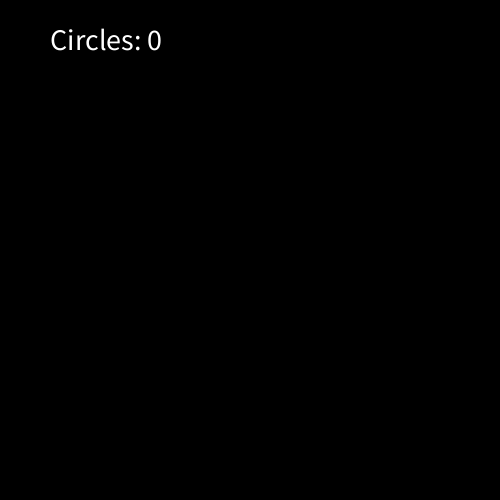
Frame 1 (no input)
Frame 60 (the mouse pressed at the canvas centre just before this capture): identical to frame 1, image omitted
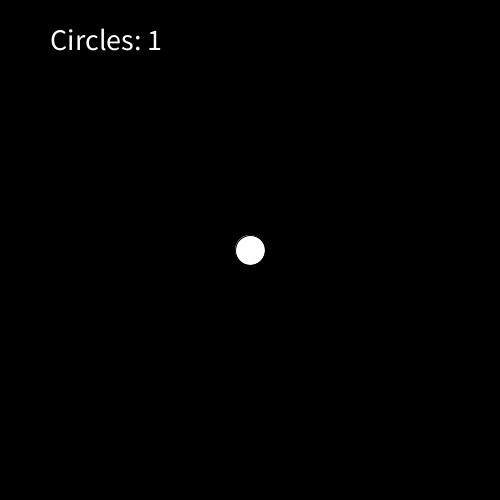
Frame 120 (the mouse held since frame 60 and released just before this capture)

The Processing sketch that drew these frames (run headless with seeded random() and noise(); from frame 60 on, the mouse is pressed at the canvas centre):

// Processing sketch: ex19_03
// ── ex19_03.pde
// 마우스를 누르면 원 객체가 하나씩 생성, 생성된 객체가 다섯 개를 넘으면 0번 객체 소멸

import java.util.ArrayList;          // 삭제 가능

ArrayList<PVector> locations;

void setup() {
  size(500, 500);
  locations = new ArrayList<PVector>();
}

void draw() {
  background(0);

  fill(255);
  textSize(30);
  text("Circles: " + locations.size(), 50, 50);

  for (int i = 0; i < locations.size(); i++) {
    PVector l = locations.get(i);
    ellipse(l.x, l.y, 30, 30);
  }
  if (locations.size() > 5) {
    locations.remove(0);
  }
}

void mousePressed() {
  PVector l = new PVector(mouseX, mouseY);
  locations.add(l);
}
